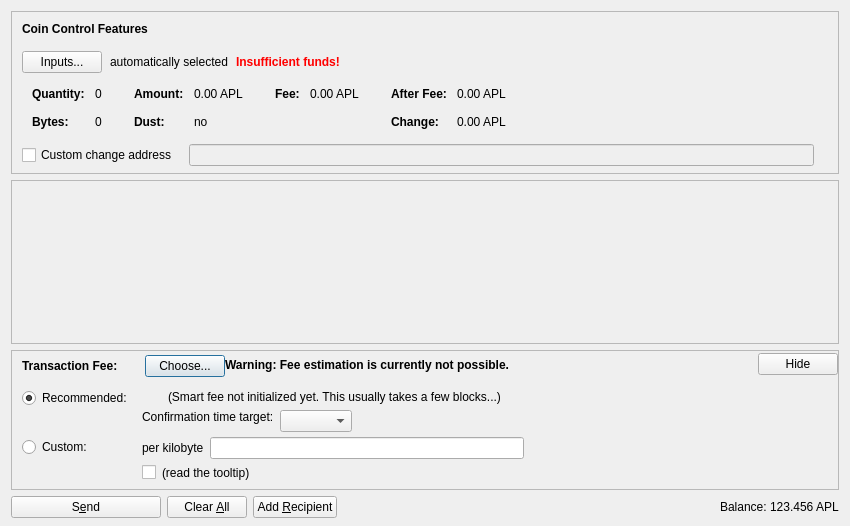
<?xml version="1.0" encoding="UTF-8"?>
<ui version="4.0">
 <class>SendCoinsDialog</class>
 <widget class="QDialog" name="SendCoinsDialog">
  <property name="geometry">
   <rect>
    <x>0</x>
    <y>0</y>
    <width>850</width>
    <height>526</height>
   </rect>
  </property>
  <property name="windowTitle">
   <string>Send Coins</string>
  </property>
  <layout class="QVBoxLayout" name="verticalLayout" stretch="0,1,0,0">
   <property name="bottomMargin">
    <number>8</number>
   </property>
   <item>
    <widget class="QFrame" name="frameCoinControl">
     <property name="sizePolicy">
      <sizepolicy hsizetype="Expanding" vsizetype="Expanding">
       <horstretch>0</horstretch>
       <verstretch>0</verstretch>
      </sizepolicy>
     </property>
     <property name="maximumSize">
      <size>
       <width>16777215</width>
       <height>16777215</height>
      </size>
     </property>
     <property name="frameShape">
      <enum>QFrame::StyledPanel</enum>
     </property>
     <property name="frameShadow">
      <enum>QFrame::Sunken</enum>
     </property>
     <layout class="QVBoxLayout" name="verticalLayoutCoinControl2">
      <property name="spacing">
       <number>0</number>
      </property>
      <property name="leftMargin">
       <number>0</number>
      </property>
      <property name="topMargin">
       <number>0</number>
      </property>
      <property name="rightMargin">
       <number>0</number>
      </property>
      <property name="bottomMargin">
       <number>6</number>
      </property>
      <item>
       <layout class="QVBoxLayout" name="verticalLayoutCoinControl" stretch="0,0,0,0,1">
        <property name="spacing">
         <number>0</number>
        </property>
        <property name="leftMargin">
         <number>10</number>
        </property>
        <property name="topMargin">
         <number>10</number>
        </property>
        <item>
         <layout class="QHBoxLayout" name="horizontalLayoutCoinControl1">
          <property name="bottomMargin">
           <number>15</number>
          </property>
          <item>
           <widget class="QLabel" name="labelCoinControlFeatures">
            <property name="sizePolicy">
             <sizepolicy hsizetype="Preferred" vsizetype="Maximum">
              <horstretch>0</horstretch>
              <verstretch>0</verstretch>
             </sizepolicy>
            </property>
            <property name="font">
             <font>
              <weight>75</weight>
              <bold>true</bold>
             </font>
            </property>
            <property name="styleSheet">
             <string notr="true">font-weight:bold;</string>
            </property>
            <property name="text">
             <string>Coin Control Features</string>
            </property>
           </widget>
          </item>
         </layout>
        </item>
        <item>
         <layout class="QHBoxLayout" name="horizontalLayoutCoinControl2" stretch="0,0,0,0">
          <property name="spacing">
           <number>8</number>
          </property>
          <property name="bottomMargin">
           <number>10</number>
          </property>
          <item>
           <widget class="QPushButton" name="pushButtonCoinControl">
            <property name="styleSheet">
             <string notr="true"/>
            </property>
            <property name="text">
             <string>Inputs...</string>
            </property>
            <property name="autoDefault">
             <bool>false</bool>
            </property>
           </widget>
          </item>
          <item>
           <widget class="QLabel" name="labelCoinControlAutomaticallySelected">
            <property name="text">
             <string>automatically selected</string>
            </property>
            <property name="margin">
             <number>5</number>
            </property>
           </widget>
          </item>
          <item>
           <widget class="QLabel" name="labelCoinControlInsuffFunds">
            <property name="font">
             <font>
              <weight>75</weight>
              <bold>true</bold>
             </font>
            </property>
            <property name="styleSheet">
             <string notr="true">color:red;font-weight:bold;</string>
            </property>
            <property name="text">
             <string>Insufficient funds!</string>
            </property>
            <property name="margin">
             <number>5</number>
            </property>
           </widget>
          </item>
          <item>
           <spacer name="horizontalSpacerCoinControl">
            <property name="orientation">
             <enum>Qt::Horizontal</enum>
            </property>
            <property name="sizeHint" stdset="0">
             <size>
              <width>40</width>
              <height>1</height>
             </size>
            </property>
           </spacer>
          </item>
         </layout>
        </item>
        <item>
         <widget class="QWidget" name="widgetCoinControl" native="true">
          <property name="sizePolicy">
           <sizepolicy hsizetype="Preferred" vsizetype="Preferred">
            <horstretch>0</horstretch>
            <verstretch>0</verstretch>
           </sizepolicy>
          </property>
          <property name="minimumSize">
           <size>
            <width>0</width>
            <height>0</height>
           </size>
          </property>
          <property name="styleSheet">
           <string notr="true"/>
          </property>
          <layout class="QHBoxLayout" name="horizontalLayoutCoinControl5">
           <property name="leftMargin">
            <number>0</number>
           </property>
           <property name="topMargin">
            <number>0</number>
           </property>
           <property name="rightMargin">
            <number>0</number>
           </property>
           <property name="bottomMargin">
            <number>0</number>
           </property>
           <item>
            <layout class="QHBoxLayout" name="horizontalLayoutCoinControl3" stretch="0,0,0,1">
             <property name="spacing">
              <number>20</number>
             </property>
             <property name="topMargin">
              <number>0</number>
             </property>
             <property name="bottomMargin">
              <number>10</number>
             </property>
             <item>
              <layout class="QFormLayout" name="formLayoutCoinControl1">
               <property name="horizontalSpacing">
                <number>10</number>
               </property>
               <property name="verticalSpacing">
                <number>14</number>
               </property>
               <property name="leftMargin">
                <number>10</number>
               </property>
               <property name="topMargin">
                <number>4</number>
               </property>
               <property name="rightMargin">
                <number>6</number>
               </property>
               <item row="0" column="0">
                <widget class="QLabel" name="labelCoinControlQuantityText">
                 <property name="font">
                  <font>
                   <weight>75</weight>
                   <bold>true</bold>
                  </font>
                 </property>
                 <property name="text">
                  <string>Quantity:</string>
                 </property>
                 <property name="margin">
                  <number>0</number>
                 </property>
                </widget>
               </item>
               <item row="0" column="1">
                <widget class="QLabel" name="labelCoinControlQuantity">
                 <property name="cursor">
                  <cursorShape>IBeamCursor</cursorShape>
                 </property>
                 <property name="contextMenuPolicy">
                  <enum>Qt::ActionsContextMenu</enum>
                 </property>
                 <property name="text">
                  <string notr="true">0</string>
                 </property>
                 <property name="margin">
                  <number>0</number>
                 </property>
                 <property name="textInteractionFlags">
                  <set>Qt::LinksAccessibleByMouse|Qt::TextSelectableByKeyboard|Qt::TextSelectableByMouse</set>
                 </property>
                </widget>
               </item>
               <item row="1" column="0">
                <widget class="QLabel" name="labelCoinControlBytesText">
                 <property name="font">
                  <font>
                   <weight>75</weight>
                   <bold>true</bold>
                  </font>
                 </property>
                 <property name="text">
                  <string>Bytes:</string>
                 </property>
                </widget>
               </item>
               <item row="1" column="1">
                <widget class="QLabel" name="labelCoinControlBytes">
                 <property name="cursor">
                  <cursorShape>IBeamCursor</cursorShape>
                 </property>
                 <property name="contextMenuPolicy">
                  <enum>Qt::ActionsContextMenu</enum>
                 </property>
                 <property name="text">
                  <string notr="true">0</string>
                 </property>
                 <property name="textInteractionFlags">
                  <set>Qt::LinksAccessibleByMouse|Qt::TextSelectableByKeyboard|Qt::TextSelectableByMouse</set>
                 </property>
                </widget>
               </item>
              </layout>
             </item>
             <item>
              <layout class="QFormLayout" name="formLayoutCoinControl2">
               <property name="horizontalSpacing">
                <number>10</number>
               </property>
               <property name="verticalSpacing">
                <number>14</number>
               </property>
               <property name="leftMargin">
                <number>6</number>
               </property>
               <property name="topMargin">
                <number>4</number>
               </property>
               <property name="rightMargin">
                <number>6</number>
               </property>
               <item row="0" column="0">
                <widget class="QLabel" name="labelCoinControlAmountText">
                 <property name="font">
                  <font>
                   <weight>75</weight>
                   <bold>true</bold>
                  </font>
                 </property>
                 <property name="text">
                  <string>Amount:</string>
                 </property>
                 <property name="margin">
                  <number>0</number>
                 </property>
                </widget>
               </item>
               <item row="0" column="1">
                <widget class="QLabel" name="labelCoinControlAmount">
                 <property name="cursor">
                  <cursorShape>IBeamCursor</cursorShape>
                 </property>
                 <property name="contextMenuPolicy">
                  <enum>Qt::ActionsContextMenu</enum>
                 </property>
                 <property name="text">
                  <string notr="true">0.00 APL</string>
                 </property>
                 <property name="textInteractionFlags">
                  <set>Qt::LinksAccessibleByMouse|Qt::TextSelectableByKeyboard|Qt::TextSelectableByMouse</set>
                 </property>
                </widget>
               </item>
               <item row="1" column="0">
                <widget class="QLabel" name="labelCoinControlLowOutputText">
                 <property name="font">
                  <font>
                   <weight>75</weight>
                   <bold>true</bold>
                  </font>
                 </property>
                 <property name="text">
                  <string>Dust:</string>
                 </property>
                </widget>
               </item>
               <item row="1" column="1">
                <widget class="QLabel" name="labelCoinControlLowOutput">
                 <property name="cursor">
                  <cursorShape>IBeamCursor</cursorShape>
                 </property>
                 <property name="contextMenuPolicy">
                  <enum>Qt::ActionsContextMenu</enum>
                 </property>
                 <property name="text">
                  <string notr="true">no</string>
                 </property>
                 <property name="textInteractionFlags">
                  <set>Qt::LinksAccessibleByMouse|Qt::TextSelectableByKeyboard|Qt::TextSelectableByMouse</set>
                 </property>
                </widget>
               </item>
              </layout>
             </item>
             <item>
              <layout class="QFormLayout" name="formLayoutCoinControl3">
               <property name="horizontalSpacing">
                <number>10</number>
               </property>
               <property name="verticalSpacing">
                <number>14</number>
               </property>
               <property name="leftMargin">
                <number>6</number>
               </property>
               <property name="topMargin">
                <number>4</number>
               </property>
               <property name="rightMargin">
                <number>6</number>
               </property>
               <item row="0" column="0">
                <widget class="QLabel" name="labelCoinControlFeeText">
                 <property name="font">
                  <font>
                   <weight>75</weight>
                   <bold>true</bold>
                  </font>
                 </property>
                 <property name="text">
                  <string>Fee:</string>
                 </property>
                 <property name="margin">
                  <number>0</number>
                 </property>
                </widget>
               </item>
               <item row="0" column="1">
                <widget class="QLabel" name="labelCoinControlFee">
                 <property name="cursor">
                  <cursorShape>IBeamCursor</cursorShape>
                 </property>
                 <property name="contextMenuPolicy">
                  <enum>Qt::ActionsContextMenu</enum>
                 </property>
                 <property name="text">
                  <string notr="true">0.00 APL</string>
                 </property>
                 <property name="textInteractionFlags">
                  <set>Qt::LinksAccessibleByMouse|Qt::TextSelectableByKeyboard|Qt::TextSelectableByMouse</set>
                 </property>
                </widget>
               </item>
              </layout>
             </item>
             <item>
              <layout class="QFormLayout" name="formLayoutCoinControl4">
               <property name="horizontalSpacing">
                <number>10</number>
               </property>
               <property name="verticalSpacing">
                <number>14</number>
               </property>
               <property name="leftMargin">
                <number>6</number>
               </property>
               <property name="topMargin">
                <number>4</number>
               </property>
               <property name="rightMargin">
                <number>6</number>
               </property>
               <item row="0" column="0">
                <widget class="QLabel" name="labelCoinControlAfterFeeText">
                 <property name="font">
                  <font>
                   <weight>75</weight>
                   <bold>true</bold>
                  </font>
                 </property>
                 <property name="text">
                  <string>After Fee:</string>
                 </property>
                 <property name="margin">
                  <number>0</number>
                 </property>
                </widget>
               </item>
               <item row="0" column="1">
                <widget class="QLabel" name="labelCoinControlAfterFee">
                 <property name="cursor">
                  <cursorShape>IBeamCursor</cursorShape>
                 </property>
                 <property name="contextMenuPolicy">
                  <enum>Qt::ActionsContextMenu</enum>
                 </property>
                 <property name="text">
                  <string notr="true">0.00 APL</string>
                 </property>
                 <property name="textInteractionFlags">
                  <set>Qt::LinksAccessibleByMouse|Qt::TextSelectableByKeyboard|Qt::TextSelectableByMouse</set>
                 </property>
                </widget>
               </item>
               <item row="1" column="0">
                <widget class="QLabel" name="labelCoinControlChangeText">
                 <property name="font">
                  <font>
                   <weight>75</weight>
                   <bold>true</bold>
                  </font>
                 </property>
                 <property name="text">
                  <string>Change:</string>
                 </property>
                </widget>
               </item>
               <item row="1" column="1">
                <widget class="QLabel" name="labelCoinControlChange">
                 <property name="cursor">
                  <cursorShape>IBeamCursor</cursorShape>
                 </property>
                 <property name="contextMenuPolicy">
                  <enum>Qt::ActionsContextMenu</enum>
                 </property>
                 <property name="text">
                  <string notr="true">0.00 APL</string>
                 </property>
                 <property name="textInteractionFlags">
                  <set>Qt::LinksAccessibleByMouse|Qt::TextSelectableByKeyboard|Qt::TextSelectableByMouse</set>
                 </property>
                </widget>
               </item>
              </layout>
             </item>
            </layout>
           </item>
          </layout>
         </widget>
        </item>
        <item>
         <layout class="QHBoxLayout" name="horizontalLayoutCoinControl4" stretch="0,0,0">
          <property name="spacing">
           <number>12</number>
          </property>
          <property name="sizeConstraint">
           <enum>QLayout::SetDefaultConstraint</enum>
          </property>
          <property name="topMargin">
           <number>5</number>
          </property>
          <property name="rightMargin">
           <number>5</number>
          </property>
          <item>
           <widget class="QCheckBox" name="checkBoxCoinControlChange">
            <property name="toolTip">
             <string>If this is activated, but the change address is empty or invalid, change will be sent to a newly generated address.</string>
            </property>
            <property name="text">
             <string>Custom change address</string>
            </property>
           </widget>
          </item>
          <item>
           <widget class="QValidatedLineEdit" name="lineEditCoinControlChange">
            <property name="enabled">
             <bool>false</bool>
            </property>
            <property name="sizePolicy">
             <sizepolicy hsizetype="Expanding" vsizetype="Fixed">
              <horstretch>0</horstretch>
              <verstretch>0</verstretch>
             </sizepolicy>
            </property>
           </widget>
          </item>
          <item>
           <widget class="QLabel" name="labelCoinControlChangeLabel">
            <property name="sizePolicy">
             <sizepolicy hsizetype="Preferred" vsizetype="Expanding">
              <horstretch>0</horstretch>
              <verstretch>0</verstretch>
             </sizepolicy>
            </property>
            <property name="minimumSize">
             <size>
              <width>0</width>
              <height>0</height>
             </size>
            </property>
            <property name="text">
             <string/>
            </property>
            <property name="margin">
             <number>3</number>
            </property>
           </widget>
          </item>
         </layout>
        </item>
        <item>
         <spacer name="verticalSpacerCoinControl">
          <property name="orientation">
           <enum>Qt::Vertical</enum>
          </property>
          <property name="sizeHint" stdset="0">
           <size>
            <width>800</width>
            <height>1</height>
           </size>
          </property>
         </spacer>
        </item>
       </layout>
      </item>
     </layout>
    </widget>
   </item>
   <item>
    <widget class="QScrollArea" name="scrollArea">
     <property name="widgetResizable">
      <bool>true</bool>
     </property>
     <widget class="QWidget" name="scrollAreaWidgetContents">
      <property name="geometry">
       <rect>
        <x>0</x>
        <y>0</y>
        <width>830</width>
        <height>104</height>
       </rect>
      </property>
      <layout class="QVBoxLayout" name="verticalLayout_2" stretch="0,1">
       <property name="leftMargin">
        <number>0</number>
       </property>
       <property name="topMargin">
        <number>0</number>
       </property>
       <property name="rightMargin">
        <number>0</number>
       </property>
       <property name="bottomMargin">
        <number>0</number>
       </property>
       <item>
        <layout class="QVBoxLayout" name="entries">
         <property name="spacing">
          <number>6</number>
         </property>
        </layout>
       </item>
       <item>
        <spacer name="verticalSpacer">
         <property name="orientation">
          <enum>Qt::Vertical</enum>
         </property>
         <property name="sizeHint" stdset="0">
          <size>
           <width>20</width>
           <height>40</height>
          </size>
         </property>
        </spacer>
       </item>
      </layout>
     </widget>
    </widget>
   </item>
   <item>
    <widget class="QFrame" name="frameFee">
     <property name="sizePolicy">
      <sizepolicy hsizetype="Expanding" vsizetype="Expanding">
       <horstretch>0</horstretch>
       <verstretch>0</verstretch>
      </sizepolicy>
     </property>
     <property name="maximumSize">
      <size>
       <width>16777215</width>
       <height>16777215</height>
      </size>
     </property>
     <property name="frameShape">
      <enum>QFrame::StyledPanel</enum>
     </property>
     <property name="frameShadow">
      <enum>QFrame::Sunken</enum>
     </property>
     <layout class="QVBoxLayout" name="verticalLayoutFee1">
      <property name="spacing">
       <number>0</number>
      </property>
      <property name="leftMargin">
       <number>0</number>
      </property>
      <property name="topMargin">
       <number>0</number>
      </property>
      <property name="rightMargin">
       <number>0</number>
      </property>
      <property name="bottomMargin">
       <number>0</number>
      </property>
      <item>
       <layout class="QVBoxLayout" name="verticalLayoutFee2" stretch="0,0,0">
        <property name="spacing">
         <number>0</number>
        </property>
        <property name="leftMargin">
         <number>10</number>
        </property>
        <property name="topMargin">
         <number>0</number>
        </property>
        <item>
         <layout class="QHBoxLayout" name="horizontalLayoutFee1">
          <property name="bottomMargin">
           <number>0</number>
          </property>
          <item>
           <layout class="QVBoxLayout" name="verticalLayoutFee7">
            <property name="spacing">
             <number>0</number>
            </property>
            <item>
             <spacer name="verticalSpacerSmartFee">
              <property name="orientation">
               <enum>Qt::Vertical</enum>
              </property>
              <property name="sizeType">
               <enum>QSizePolicy::Fixed</enum>
              </property>
              <property name="sizeHint" stdset="0">
               <size>
                <width>1</width>
                <height>4</height>
               </size>
              </property>
             </spacer>
            </item>
            <item>
             <layout class="QHBoxLayout" name="horizontalLayoutSmartFee">
              <property name="spacing">
               <number>10</number>
              </property>
              <item>
               <widget class="QLabel" name="labelFeeHeadline">
                <property name="sizePolicy">
                 <sizepolicy hsizetype="Preferred" vsizetype="Maximum">
                  <horstretch>0</horstretch>
                  <verstretch>0</verstretch>
                 </sizepolicy>
                </property>
                <property name="font">
                 <font>
                  <weight>75</weight>
                  <bold>true</bold>
                 </font>
                </property>
                <property name="styleSheet">
                 <string notr="true">font-weight:bold;</string>
                </property>
                <property name="text">
                 <string>Transaction Fee:</string>
                </property>
               </widget>
              </item>
              <item>
               <widget class="QLabel" name="labelFeeMinimized">
                <property name="text">
                 <string/>
                </property>
               </widget>
              </item>
              <item>
               <widget class="QPushButton" name="buttonChooseFee">
                <property name="text">
                 <string>Choose...</string>
                </property>
               </widget>
              </item>
             </layout>
            </item>
            <item>
             <spacer name="verticalSpacer_5">
              <property name="orientation">
               <enum>Qt::Vertical</enum>
              </property>
              <property name="sizeHint" stdset="0">
               <size>
                <width>1</width>
                <height>1</height>
               </size>
              </property>
             </spacer>
            </item>
           </layout>
          </item>
          <item>
           <widget class="QLabel" name="fallbackFeeWarningLabel">
            <property name="toolTip">
             <string>Using the fallbackfee can result in sending a transaction that will take several hours or days (or never) to confirm. Consider choosing your fee manually or wait until you have validated the complete chain.</string>
            </property>
            <property name="font">
            <font>
                <weight>75</weight>
                <bold>true</bold>
            </font>
            </property>
            <property name="text">
             <string>Warning: Fee estimation is currently not possible.</string>
            </property>
            <property name="wordWrap">
             <bool>false</bool>
            </property>
           </widget>
          </item>
          <item>
           <spacer name="horizontalSpacer_4">
            <property name="orientation">
             <enum>Qt::Horizontal</enum>
            </property>
            <property name="sizeType">
             <enum>QSizePolicy::MinimumExpanding</enum>
            </property>
            <property name="sizeHint" stdset="0">
             <size>
              <width>40</width>
              <height>20</height>
             </size>
            </property>
           </spacer>
          </item>
          <item>
           <widget class="QPushButton" name="buttonMinimizeFee">
            <property name="toolTip">
             <string>collapse fee-settings</string>
            </property>
            <property name="text">
             <string>Hide</string>
            </property>
           </widget>
          </item>
         </layout>
        </item>
        <item>
         <widget class="QFrame" name="frameFeeSelection">
          <layout class="QVBoxLayout" name="verticalLayoutFee12">
           <property name="spacing">
            <number>0</number>
           </property>
           <property name="leftMargin">
            <number>0</number>
           </property>
           <property name="topMargin">
            <number>0</number>
           </property>
           <property name="rightMargin">
            <number>0</number>
           </property>
           <property name="bottomMargin">
            <number>0</number>
           </property>
           <item>
            <layout class="QGridLayout" name="gridLayoutFee">
             <property name="topMargin">
              <number>10</number>
             </property>
             <property name="bottomMargin">
              <number>4</number>
             </property>
             <property name="horizontalSpacing">
              <number>10</number>
             </property>
             <property name="verticalSpacing">
              <number>4</number>
             </property>
             <item row="1" column="1">
              <layout class="QVBoxLayout" name="verticalLayoutFee8">
               <property name="spacing">
                <number>6</number>
               </property>
               <item>
                <layout class="QHBoxLayout" name="horizontalLayoutFee13">
                 <item>
                  <widget class="QLabel" name="labelCustomPerKilobyte">
                   <property name="toolTip">
                    <string>If the custom fee is set to 1000 satoshis and the transaction is only 250 bytes, then &quot;per kilobyte&quot; only pays 250 satoshis in fee, while &quot;total at least&quot; pays 1000 satoshis. For transactions bigger than a kilobyte both pay by kilobyte.</string>
                   </property>
                   <property name="text">
                    <string>per kilobyte</string>
                   </property>
                  </widget>
                 </item>
                 <item>
                  <widget class="BitcoinAmountField" name="customFee"/>
                 </item>
                 <item>
                  <spacer name="horizontalSpacer_6">
                   <property name="orientation">
                    <enum>Qt::Horizontal</enum>
                   </property>
                   <property name="sizeHint" stdset="0">
                    <size>
                     <width>1</width>
                     <height>1</height>
                    </size>
                   </property>
                  </spacer>
                 </item>
                </layout>
               </item>
               <item>
                <layout class="QHBoxLayout" name="horizontalLayoutFee8">
                 <item>
                  <widget class="QCheckBox" name="checkBoxMinimumFee">
                   <property name="toolTip">
                    <string>Paying only the minimum fee is just fine as long as there is less transaction volume than space in the blocks. But be aware that this can end up in a never confirming transaction once there is more demand for applecoin transactions than the network can process.</string>
                   </property>
                   <property name="text">
                    <string/>
                   </property>
                  </widget>
                 </item>
                 <item>
                  <widget class="QLabel" name="labelMinFeeWarning">
                   <property name="enabled">
                    <bool>true</bool>
                   </property>
                   <property name="toolTip">
                    <string>Paying only the minimum fee is just fine as long as there is less transaction volume than space in the blocks. But be aware that this can end up in a never confirming transaction once there is more demand for applecoin transactions than the network can process.</string>
                   </property>
                   <property name="text">
                    <string>(read the tooltip)</string>
                   </property>
                   <property name="margin">
                    <number>5</number>
                   </property>
                  </widget>
                 </item>
                 <item>
                  <spacer name="horizontalSpacer_2">
                   <property name="orientation">
                    <enum>Qt::Horizontal</enum>
                   </property>
                   <property name="sizeHint" stdset="0">
                    <size>
                     <width>1</width>
                     <height>1</height>
                    </size>
                   </property>
                  </spacer>
                 </item>
                </layout>
               </item>
              </layout>
             </item>
             <item row="0" column="0">
              <layout class="QVBoxLayout" name="verticalLayoutFee4" stretch="0,1">
               <item>
                <widget class="QRadioButton" name="radioSmartFee">
                 <property name="text">
                  <string>Recommended:</string>
                 </property>
                 <property name="checked">
                  <bool>true</bool>
                 </property>
                 <attribute name="buttonGroup">
                  <string notr="true">groupFee</string>
                 </attribute>
                </widget>
               </item>
               <item>
                <spacer name="verticalSpacer_2">
                 <property name="orientation">
                  <enum>Qt::Vertical</enum>
                 </property>
                 <property name="sizeHint" stdset="0">
                  <size>
                   <width>1</width>
                   <height>1</height>
                  </size>
                 </property>
                </spacer>
               </item>
              </layout>
             </item>
             <item row="1" column="0">
              <layout class="QVBoxLayout" name="verticalLayoutFee9" stretch="0,1">
               <item>
                <widget class="QRadioButton" name="radioCustomFee">
                 <property name="text">
                  <string>Custom:</string>
                 </property>
                 <attribute name="buttonGroup">
                  <string notr="true">groupFee</string>
                 </attribute>
                </widget>
               </item>
               <item>
                <spacer name="verticalSpacer_6">
                 <property name="orientation">
                  <enum>Qt::Vertical</enum>
                 </property>
                 <property name="sizeHint" stdset="0">
                  <size>
                   <width>1</width>
                   <height>1</height>
                  </size>
                 </property>
                </spacer>
               </item>
              </layout>
             </item>
             <item row="0" column="1">
              <layout class="QVBoxLayout" name="verticalLayoutFee3" stretch="0,0,1">
               <property name="spacing">
                <number>6</number>
               </property>
               <property name="topMargin">
                <number>2</number>
               </property>
               <item>
                <layout class="QHBoxLayout" name="horizontalLayoutFee12">
                 <item>
                  <widget class="QLabel" name="labelSmartFee">
                   <property name="text">
                    <string/>
                   </property>
                   <property name="margin">
                    <number>2</number>
                   </property>
                  </widget>
                 </item>
                 <item>
                  <widget class="QLabel" name="labelFeeEstimation">
                   <property name="text">
                    <string/>
                   </property>
                  </widget>
                 </item>
                 <item>
                  <widget class="QLabel" name="labelSmartFee2">
                   <property name="text">
                    <string>(Smart fee not initialized yet. This usually takes a few blocks...)</string>
                   </property>
                   <property name="margin">
                    <number>2</number>
                   </property>
                  </widget>
                 </item>
                 <item>
                  <spacer name="horizontalSpacer_5">
                   <property name="orientation">
                    <enum>Qt::Horizontal</enum>
                   </property>
                   <property name="sizeHint" stdset="0">
                    <size>
                     <width>1</width>
                     <height>1</height>
                    </size>
                   </property>
                  </spacer>
                 </item>
                </layout>
               </item>
               <item>
                <layout class="QHBoxLayout" name="horizontalLayoutFee9">
                 <item>
                  <layout class="QVBoxLayout" name="verticalLayoutFee6">
                   <item>
                    <widget class="QLabel" name="labelSmartFee3">
                     <property name="text">
                      <string>Confirmation time target:</string>
                     </property>
                     <property name="margin">
                      <number>2</number>
                     </property>
                    </widget>
                   </item>
                   <item>
                    <spacer name="verticalSpacer_3">
                     <property name="orientation">
                      <enum>Qt::Vertical</enum>
                     </property>
                     <property name="sizeHint" stdset="0">
                      <size>
                       <width>1</width>
                       <height>1</height>
                      </size>
                     </property>
                    </spacer>
                   </item>
                  </layout>
                 </item>
                 <item>
                  <layout class="QVBoxLayout" name="verticalLayoutFee5">
                   <property name="rightMargin">
                    <number>30</number>
                   </property>
                   <item>
                    <layout class="QHBoxLayout" name="horizontalLayoutConfTarget">
                     <property name="bottomMargin">
                      <number>0</number>
                     </property>
                     <item>
                      <widget class="QComboBox" name="confTargetSelector"/>
                     </item>
                     <item>
                      <spacer name="horizontalSpacerConfTarget">
                       <property name="orientation">
                        <enum>Qt::Horizontal</enum>
                       </property>
                       <property name="sizeHint" stdset="0">
                        <size>
                         <width>40</width>
                         <height>20</height>
                        </size>
                       </property>
                      </spacer>
                     </item>
                    </layout>
                   </item>
                  </layout>
                 </item>
                </layout>
               </item>
               <item>
                <spacer name="verticalSpacer_4">
                 <property name="orientation">
                  <enum>Qt::Vertical</enum>
                 </property>
                 <property name="sizeHint" stdset="0">
                  <size>
                   <width>1</width>
                   <height>1</height>
                  </size>
                 </property>
                </spacer>
               </item>
              </layout>
             </item>
            </layout>
           </item>
          </layout>
         </widget>
        </item>
        <item>
         <spacer name="verticalSpacerFee">
          <property name="orientation">
           <enum>Qt::Vertical</enum>
          </property>
          <property name="sizeHint" stdset="0">
           <size>
            <width>40</width>
            <height>5</height>
           </size>
          </property>
         </spacer>
        </item>
       </layout>
      </item>
     </layout>
    </widget>
   </item>
   <item>
    <layout class="QHBoxLayout" name="horizontalLayout">
     <item>
      <widget class="QPushButton" name="sendButton">
       <property name="minimumSize">
        <size>
         <width>150</width>
         <height>0</height>
        </size>
       </property>
       <property name="toolTip">
        <string>Confirm the send action</string>
       </property>
       <property name="text">
        <string>S&amp;end</string>
       </property>
       <property name="icon">
        <iconset resource="../bitcoin.qrc">
         <normaloff>:/icons/send</normaloff>:/icons/send</iconset>
       </property>
       <property name="autoDefault">
        <bool>false</bool>
       </property>
       <property name="default">
        <bool>false</bool>
       </property>
      </widget>
     </item>
     <item>
      <widget class="QPushButton" name="clearButton">
       <property name="sizePolicy">
        <sizepolicy hsizetype="Minimum" vsizetype="Fixed">
         <horstretch>0</horstretch>
         <verstretch>0</verstretch>
        </sizepolicy>
       </property>
       <property name="toolTip">
        <string>Clear all fields of the form.</string>
       </property>
       <property name="text">
        <string>Clear &amp;All</string>
       </property>
       <property name="icon">
        <iconset resource="../bitcoin.qrc">
         <normaloff>:/icons/remove</normaloff>:/icons/remove</iconset>
       </property>
       <property name="autoDefault">
        <bool>false</bool>
       </property>
      </widget>
     </item>
     <item>
      <widget class="QPushButton" name="addButton">
       <property name="toolTip">
        <string>Send to multiple recipients at once</string>
       </property>
       <property name="text">
        <string>Add &amp;Recipient</string>
       </property>
       <property name="icon">
        <iconset resource="../bitcoin.qrc">
         <normaloff>:/icons/add</normaloff>:/icons/add</iconset>
       </property>
       <property name="autoDefault">
        <bool>false</bool>
       </property>
      </widget>
     </item>
     <item>
      <spacer name="horizontalSpacer">
       <property name="orientation">
        <enum>Qt::Horizontal</enum>
       </property>
       <property name="sizeHint" stdset="0">
        <size>
         <width>40</width>
         <height>20</height>
        </size>
       </property>
      </spacer>
     </item>
     <item>
      <layout class="QHBoxLayout" name="horizontalLayout_2">
       <property name="spacing">
        <number>3</number>
       </property>
       <item>
        <widget class="QLabel" name="label">
         <property name="sizePolicy">
          <sizepolicy hsizetype="Preferred" vsizetype="Fixed">
           <horstretch>0</horstretch>
           <verstretch>0</verstretch>
          </sizepolicy>
         </property>
         <property name="text">
          <string>Balance:</string>
         </property>
        </widget>
       </item>
       <item>
        <widget class="QLabel" name="labelBalance">
         <property name="sizePolicy">
          <sizepolicy hsizetype="Preferred" vsizetype="Fixed">
           <horstretch>0</horstretch>
           <verstretch>0</verstretch>
          </sizepolicy>
         </property>
         <property name="cursor">
          <cursorShape>IBeamCursor</cursorShape>
         </property>
         <property name="text">
          <string notr="true">123.456 APL</string>
         </property>
         <property name="textInteractionFlags">
          <set>Qt::LinksAccessibleByMouse|Qt::TextSelectableByKeyboard|Qt::TextSelectableByMouse</set>
         </property>
        </widget>
       </item>
      </layout>
     </item>
    </layout>
   </item>
  </layout>
 </widget>
 <customwidgets>
  <customwidget>
   <class>QValidatedLineEdit</class>
   <extends>QLineEdit</extends>
   <header>qvalidatedlineedit.h</header>
  </customwidget>
  <customwidget>
   <class>BitcoinAmountField</class>
   <extends>QLineEdit</extends>
   <header>bitcoinamountfield.h</header>
   <container>1</container>
  </customwidget>
 </customwidgets>
 <resources>
  <include location="../bitcoin.qrc"/>
 </resources>
 <connections/>
 <buttongroups>
  <buttongroup name="groupFee"/>
 </buttongroups>
</ui>
